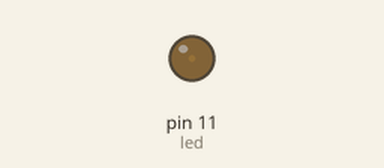
Bench run of a sketch on a simulated Arduino Uno, built with avr-gcc and run on an emulated ATmega328P. Shown: output pins drawn as LEDs (lit = HIGH).

Above: at 0.05 s.
At 1.15 s:
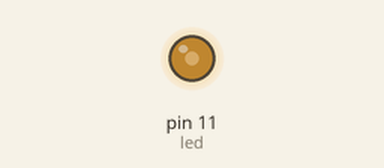
At 2.3 s:
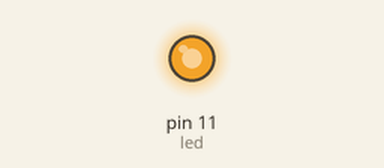
At 4.55 s:
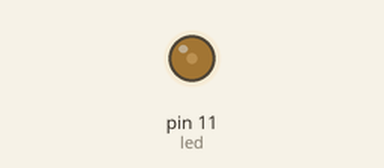
Timing chart, 0 to 10.5 s (numbered marks = the images above):
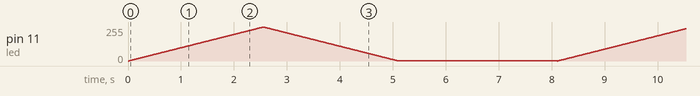

The sketch:

cicle_fade.ino
```cpp
/*
 * Fade effect self made
*/
int led = 11; //Il led che useremo è il numero 13 della scheda arduino
int up = 1; //se 1 indica di usare effetto fade da 0 a 255 altrimenti fa il contrario

void setup() {
  pinMode(led,OUTPUT);
}

void loop() {
  //Fade increase
  for(int i=0;i<255;i++){
    analogWrite(led,i);
    delay(10);
  }

  //Fade decrease
  for(int i=255;i>0;i--){
    analogWrite(led,i);
    delay(10);
  }
  delay(3000);

}
```
